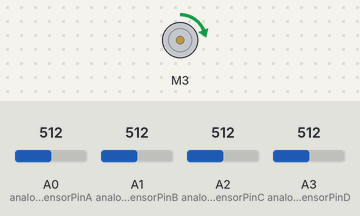
Recording of a sketch running on a simulated Arduino Uno, built with avr-gcc and run on an emulated ATmega328P. Parts: DC motor (green arrow = forward, orange = backward, longer = faster). Inputs (shaded band) come from the test bench; at power-on: A0 (analogSensorPinA) = 512, A1 (analogSensorPinB) = 512, A2 (analogSensorPinC) = 512, A3 (analogSensorPinD) = 512. What the sketch prints to the serial monitor is not drawn.

Above: at 0.1 s.
Timing chart, 0 to 1.6 s (numbered marks = the images above):
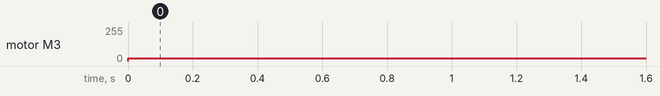

The sketch:

Rotating_Sequencer-noble2.ino
```cpp
#include <Wire.h>
#include <Adafruit_MotorShield.h>

// Create the motor shield object with the default I2C address
Adafruit_MotorShield AFMS = Adafruit_MotorShield();
// Or, create it with a different I2C address (say for stacking)
// Adafruit_MotorShield AFMS = Adafruit_MotorShield(0x61);

// Select which 'port' M1, M2, M3 or M4. In this case, M1
Adafruit_DCMotor *myMotor = AFMS.getMotor(3);
// You can also make another motor on port M2
//Adafruit_DCMotor *myOtherMotor = AFMS.getMotor(2);

int analogSensorPinA = A0;
int analogSensorPinB = A1;
int analogSensorPinC = A2;
int analogSensorPinD = A3;
int analogSensorThreshold = 600;

bool triggerA = false;
bool triggerB = false;
bool triggerC = false;
bool triggerD = false;

bool noteB = false;
bool noteC = false;
bool noteD = false;

bool notesPlayedThisBeat = false;

void setup()
{
  Serial.begin(31250);
  pinMode(analogSensorPinA, INPUT);
  pinMode(analogSensorPinB, INPUT);
  pinMode(analogSensorPinC, INPUT);
  pinMode(analogSensorPinD, INPUT);
  AFMS.begin();  // create with the default frequency 1.6KHz
  myMotor->setSpeed(19);
}

void loop() {
  Serial.print("  ");
  myMotor->run(FORWARD);
  if (analogRead(analogSensorPinA) > analogSensorThreshold) {
    triggerA = true;
  } else {
    triggerA = false;
  }
  if (analogRead(analogSensorPinB) > analogSensorThreshold) {
    triggerB = true;
  } else {
    triggerB = false;
  }
  if (analogRead(analogSensorPinC) > analogSensorThreshold) {
    triggerC = true;
  } else {
    triggerC = false;
  }
  if (analogRead(analogSensorPinD) > analogSensorThreshold) {
    triggerD = true;
  } else {
    triggerD = false;
  }

  if (triggerA) {
    Serial.print("+++   ");
    notesPlayedThisBeat = false;
  } else {
    Serial.print("---   ");
     if(!notesPlayedThisBeat){playNotes();}
  }
  if (triggerB) {
    Serial.print("+++   ");
    noteB=true;
  } else {
    Serial.print("---   ");
  }
  if (triggerC) {
    Serial.print("+++   ");
    noteC=true;
  } else {
    Serial.print("---   ");
  }
  if (triggerD) {
    Serial.print("+++   ");
    noteD=true;
  } else {
    Serial.print("---   ");
  }
  Serial.println();
  //delay(50);
}

void playNotes(){
  if(noteB){midi(0x0, 0x9, 0x3C, 0x40);}
  if(noteC){midi(0x0, 0x9, 0x3C, 0x40);}
  if(noteD){midi(0x0, 0x9, 0x3C, 0x40);}
  notesPlayedThisBeat = true;
}

void midi(byte channel, byte command, byte arg1, byte arg2) {
  if (command < 128) {
    // shift over command
    command <<= 4;
    // add channel to the command
    command |= channel;
  }
  Serial.write(command);
  Serial.write(arg1);
  Serial.write(arg2);
}
```

Measured:
- by itself, motor M3: stopped → forward 19/255 at 0.00 s
